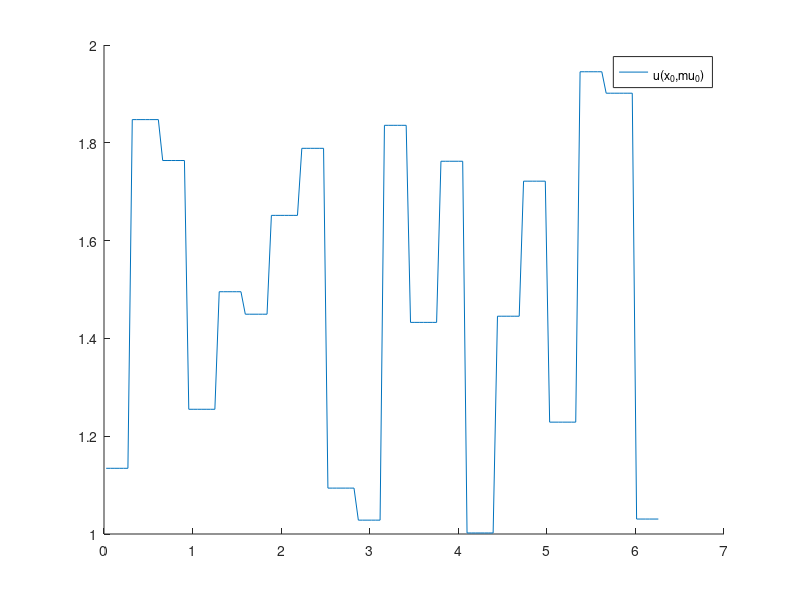
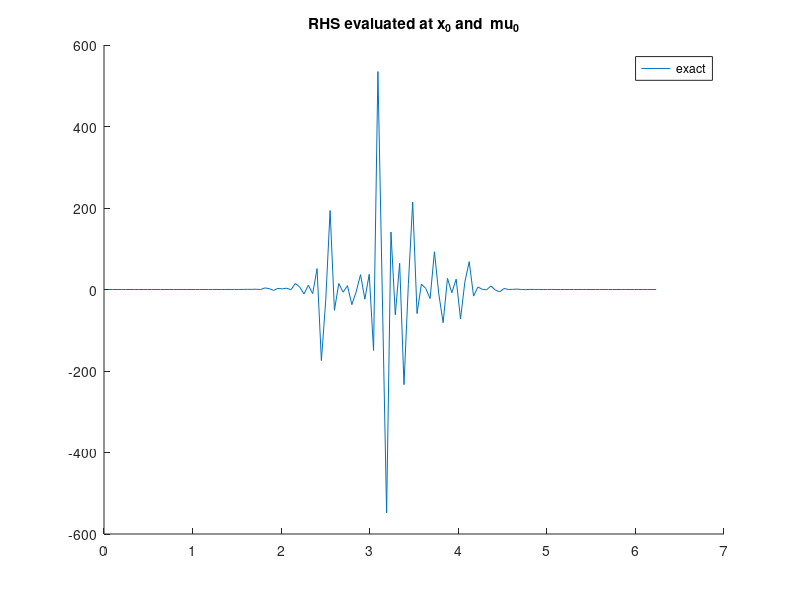
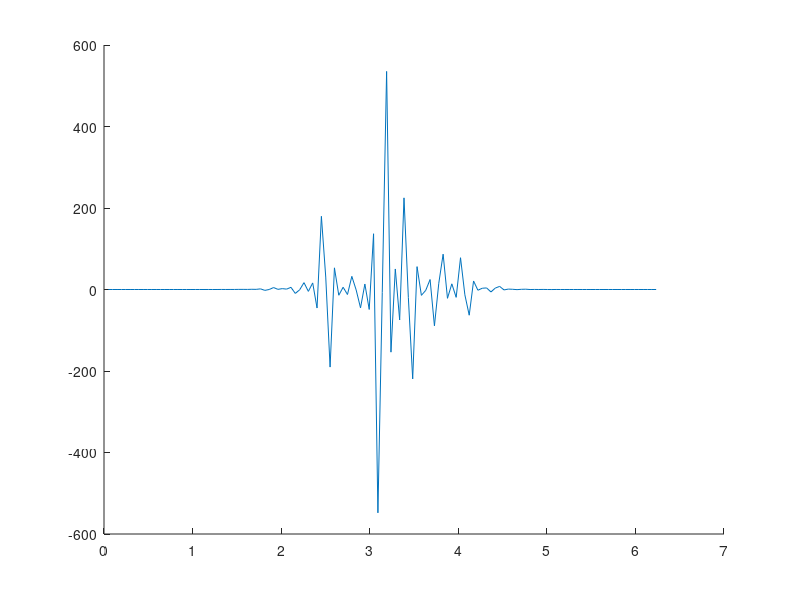

These charts were generated, in order, by the following MATLAB code: (Note: this script raises an error after producing the figures.)
clear all;
close all;

rng(1); % for reproducibility

addpath('source/');

N = 128;
% N = 16;
% N = 6;

    % monolithic = false
    monolithic = true


%% 1D heat equation with piecewise-constant conductivity as in https://epubs.siam.org/doi/epdf/10.1137/21M1452810, or rather https://arxiv.org/pdf/2502.10888


% Omega = [-1 1];
Omega = [0 2*pi];
xis = linspace(Omega(1),Omega(2),N+1)';
xis_in = xis(2:end-1);
dx = (Omega(2)-Omega(1))/N;

% d = 3; % dimension  of mu
d = 20;
mu0 = rand(d,1) + 1; % each entry between 1 and 2
A = 1/2*spdiags([ones(N,1) ones(N,1)],[0 1],N,N+1); % average in the N midpoints within N+1 points
% inds = ceil(eps+d*(xis'-Omega(1))/(Omega(2)-Omega(1)));
inds = ceil(eps+d*((A*xis)'-Omega(1))/(Omega(2)-Omega(1)));
% nuplus  = @(mu) mu(inds(2:end));
% numinus = @(mu) mu(inds(1:end-1));
% nu = @(x,mu) mu(ceil(eps+d*(xis'-Omega(1))/(Omega(2)-Omega(1)))); % x argument for compatibility
% nu = @(x,mu) [0;x;0].*mu(inds); % x argument for compatibility
% nu = @(x,mu) (A*[0;x;0]).*mu(inds); % x argument for compatibility
nu = @(x,mu) mu(inds); % x argument for compatibility
% nu = @(x,mu) mu(floor(eps+d*(xis'-Omega(1))/(Omega(2)-Omega(1)))); % x argument for compatibility
% x0 = -666*ones(size(xis));

% % k0 = @(xis,mu) exp(-(xis-mu).^2);
% % syms k0(xis_,mu);
% syms xis_ mu_;
% k0_(xis_,mu_) = exp(-.5*(xis_-mu_).^2);
% k0 = matlabFunction(k0_);
% nu = @(x,mu) k0(xis,mu).*x; % thermal conductivity 
% 
% x0 = -sin(pi/2*xis) + 1; % -> make intial condition satisfy BC
% x0 = -sin(pi/2*xis_in) + 1; % -> make intial condition satisfy BC
% % x0 = ones(size(xis)) ; % -> make intial condition satisfy BC
% mu0 = .3;
x0 = exp(-(xis_in-pi).^2).*sin(xis_in/2);

figure
hold on
% plot(xis,x0, "DisplayName","x_0")
% plot(xis,k0(xis,mu0), "DisplayName","k_0(\mu_0)")
% plot(xis,nu(x0,mu0), "DisplayName","\nu(x_0,\mu_0)")
plot(A*xis,nu(x0,mu0), "DisplayName","\nu(x_0,\mu_0)")
% plot(xis,numinus(mu0), "DisplayName","\nu(x_0,\mu_0)")
% plot(xis,nuplus(mu0), "DisplayName","\nu(x_0,\mu_0)")
% plot(xis,nu(mu0), "DisplayName","\nu(\mu_0)")
legend('show')

%%
dt = 1e-4;
% dt = 1e-4/10;
% dt = 0.008;
% dt = 0.001;
% t_end = 1;
% t_end = 100*dt;
t_end = 0.8;
% t_end = 10*dt;
nt = t_end/dt;

is = [2];
% is = [1];
I = speye(N);

%% finite elements discretization with homogeneous Dirichlet boundary conditions
%% --> due to Dirichlet BC only N-1 DoFs
N1 = N-1;
% xis1 = linspace(Omega(1),Omega(2),N)';
% dx = (Omega(2)-Omega(1))/N;

% damping matrix
C = 1/6*dx*spdiags([ones(N,1) 4*ones(N,1) ones(N,1)],[-1 0 1],N1,N1);
% stiffness matrix
% B = 1/dx*spdiags([-ones(N,1) 2*ones(N,1) ones(N,1)],[-1 0 1],N,N);
% B = @(mu) -1/dx*spdiags([-numinus(mu) numinus(mu)+nuplus(mu) -nuplus(mu)],[-1 0 1],N1,N1);
I = speye(N);
Iplus = I(2:end,:);
Iminus = I(1:end-1,:);
% B = @(x,mu) -1/dx*spdiags([-Iminus*nu(x,mu) (Iminus+Iplus)*nu(x,mu) -Iplus*nu(x,mu)],[-1 0 1],N1,N1);
B = @(x,mu) -1/dx*spdiags([-Iminus*nu([],mu) (Iminus+Iplus)*nu([],mu) -Iplus*nu([],mu)],[-1 0 1],N1,N1);

% F1_exact = @(x,mu) C\B*(nu([],mu).*x);
% F1_exact = @(x,mu) C\(B(x,mu)*x);

% F2_exact = @(x1,x2,mu) C\(B(x1,mu)*x2);
F2_exact = @(x1,x2,mu) C\(B([],mu)*(x1.*x2));
% F2_exact = @(x1,x2,mu) C\(B(x0,mu)*x2);
F2X_exact = @(X,mu) F2_exact(X(:,1),X(:,2),mu); % enable storing variables in one matrix
F2X = @(X,mu) F2X_exact(X,mu);

% D = spdiags([-ones(N,1) ones(N,1)], [-1 1],N,N); % first-order central finite difference
% D(1,1) = -1; D(end,end) = 1; % homogeneous Neumann BC
% D = D/(2*dx);
% D1 = D;

% F1 = @(x,theta) 0;
% F1_exact = @(x) D1*(nu(x,k0(mu)).*(D1*x));

% F2_exact = @(x1,x2,mu) D1*(nu(x1,mu).*(D1*x2));
% F2X_exact = @(X,mu) F2_exact(X(:,1),X(:,2),mu); % enable storing variables in one matrix

% Q: are boundary conditions in D1 correct like this?

% definition for k0 approximations
% F2_k = @(x1,x2,k,mu) D1*((k(xis,mu).*x1).*(D1*x2));
% F2_k = @(x1,x2,k) D1*((k.*x1).*(D1*x2));
% F2X_k = @(X,k) F2_k(X(1,:),X(2,:),k,mu0);

% % s_max = N;
% s_max = 18;
% % s_max = 6;
% % s_max = 1;
% % s_max = 1;
% % s_max = 30;
% % s_max = 21;
% mus = linspace(-1,1,s_max);
% mus = flip(mus)
% % mus = mu0

s_max = d;
mus = ones(d,d) + eye(d);

%% 1) simple setting: fixed mu
% F2 = @(x1,x2,theta) F2_exact(x1,x2,mu0);
% F2X = @(X,theta) F2(X(:,1),X(:,2),theta);  % enable storing variables in one matrix
% f = @(x,u,mu) F2(x,x);
% 
% mus = mu0;
% s= 1;
% qH = 1;
% Theta_H = 1;
% Thetas{1} = Theta_H;

%% 2) general setting: arbitrary qH

% k1_ = diff(k0_,xis_);
% % k1 = matlabFunction(k1_);
% k1 = eval(k1_(xis,mu0));

qH = s_max;
s = qH;
% mus = (0:s-1)+mu0;
% mus = linspace(-1,1,s);
% % % theta_H = @(mu) (mu'-mu0).^(0:s-1);
theta_H = @(mu) mu';

Theta_H = theta_H(mus(1:s));
Thetas{1} = Theta_H;

% F2 = @(x1,x2,theta) sum(theta'.*[F2_k(x1,x2,k0(xis,mu0)) F2_k(x1,x2,k1)],2);
% [F2,kps,k_sum] = F2_taylor_approx(k0_,mu_,qH,F2_k,xis,mu0);
% F2 = F2_exact;
% F2X = @(X,theta) F2(X(:,1),X(:,2),theta); % enable storing variables in one matrix

%% some plots 
figure
hold on
% plot(xis_in,F1_exact(x0,mu0), "DisplayName","exact")
% plot(xis,F2_exact(x0,x0,mu0), "DisplayName","exact")
plot(xis_in,F2_exact(x0,x0,mu0), "DisplayName","exact")
% plot(xis,F2X([x0,x0],theta_H(mu0)),'--',"DisplayName","Taylor approx "+qH)
title("RHS evaluated at x_0 and  \mu_0")
legend("show")

% mu1 = -1;
mu1 = 2 - mu0 + 1; 
% mu1 = -mu0;
figure
hold on
% plot(xis,F2_exact(x0,x0,mu1), "DisplayName","exact")
plot(xis_in,F2_exact(x0,x0,mu1), "DisplayName","exact")
% plot(xis_in,F1_exact(x0,mu1), "DisplayName","exact")
% plot(xis,F2X([x0,x0],theta_H(mu1)),'--',"DisplayName","Taylor approx "+qH)
title("RHS evaluated at x_0 and \mu="+ num2str(mu1))
legend("show")

%%

% f = @(x,u,mu) F2(x,x,theta_H(mu)); % previously used

f = @(x,u,mu) F2_exact(x,x,mu);
% f = @(x,u,mu) F1_exact(x,mu);
% F2_exact = @(x1,x2,mu) D1*(nu(x1,mu).*(D1*x2));


%%

Nu = 0; % input signal dimension

%% generate ROM basis construction data
% s_b = 5;
% s_b = d;


% X0s = 10*[-sin(pi/2*xs)' sin(3*pi/2*xs)']; % -> make intial condition satisfy BC
% x0 = -sin(pi/2*xis); % -> make intial condition satisfy BC
% mus_b = mus; % so far used
% mus_b = linspace(-1,1,s_b);
% mus_b = mus;
mus_b = rand(d,5) + 1; % each entry between 1 and 2
s_b = 5;

X_b = zeros(N1,nt+1,s_b);
U_b = zeros(Nu,nt+1,s_b); 

for k = 1:s_b
    mu = mus_b(:,k);
    X_b(:,:,k) = simulate(x0,dt,nt,@(x) single_step(x,0,dt,f,mu));
end

%% construct ROM basis via POD
[V,S,~] = svd(X_b(:,:),'econ');
n = 30;
% n = 6;
% n = 16;
% n = N1;
% n = N;
% n = s_max;
% fac = 12;
% fac = 1;
% n = fac*s_max;

Vn = V(:,1:n);
% Vn = eye(n);

%% singular value decay
figure
semilogy(diag(S)/S(1,1))
title("singular value decay")

%% plot POD modes
figure; hold on
for i = 1:n
% for i = n:n
    plot(Vn(:,i))
end

%% state plots
k = 1;
figure
plot(xis_in,X_b(:,1,k))
hold on
plot(xis_in,X_b(:,2,k))
plot(xis_in,X_b(:,3,k))
plot(xis_in,X_b(:,5,k))
plot(xis_in,X_b(:,10,k))
plot(xis_in,X_b(:,50,k))
plot(xis_in,X_b(:,100,k))
plot(xis_in,X_b(:,end,k))

%% plot end states
figure
hold on
for k = 1:s_b
    plot(xis_in,X_b(:,end,k))
end


%% opinf on ROM basis snapshot data
% tX_b = Vn'*X_b;
tX_b = pagemtimes(Vn',X_b);
tX_b1 = tX_b(:,1:end-1,:);
tX_b2 = tX_b(:,2:end,:);
dot_tX_b = (tX_b2-tX_b1)/dt;

[O,A_inds,B_inds,condD] = p_opinf(dot_tX_b,tX_b1,[],is,Thetas,true);
sota.O = O;
sota.condsD = condD;

%% construct intrusive operators

%% linear
% qA = d;
% tA1s = precompute_rom_operator_param(F1_exact,Vn,1,qA);
% % 
% intr.O = tA1s(:,:);
% intr.Os = tA1s;
% 
% Omu0 = precompute_rom_operator(@(X) F1_exact(X,mu0),Vn,1);
% Omu1 = precompute_rom_operator(@(X) F1_exact(X,mu1),Vn,1);
% 
% tA2s = tA1s; % botch to avoid chaning all names

%% quadratic

% Jn2 = power2kron(n,2);
% tA2 = precompute_rom_operator(F2X,Vn,2)*Jn2;

% tA2s = precompute_rom_operator_param(@(X,theta) F2X(X),Vn,2,qH);
tA2s = precompute_rom_operator_param(@(X,theta) F2X(X,theta),Vn,2,qH);
% tA2s = precompute_rom_operator_param(@(X,theta) F2X(X,theta),Vn,2,s_max);

intr.O = tA2s(:,:);
intr.Os = tA2s;

Jn2 = power2kron(n,2);
Omu0 = precompute_rom_operator(@(X) F2X_exact(X,mu0),Vn,2)*Jn2;
Omu1 = precompute_rom_operator(@(X) F2X_exact(X,mu1),Vn,2)*Jn2;

% tA2_2= Vn'*C*kron(Vn,Vn)*Jn2;
% norm(tA2-tA2_2)

%% generate rank-sufficient snapshot data
tX0_pure = rank_suff_basis(n,is);
U0_pure = [];
XU = blkdiag(U0_pure,tX0_pure);
tX0 = XU(Nu+1:end,:);
U0 = XU(1:Nu,:);

% tX0 = rank_suff_basis(n,is);
% U0 = [];

nf = size(tX0,2);
tX1 = zeros(n,nf,s_max);

% compute time step estimate (3.10)
dt1 = dt_estimate(X_b(:,:,1),U_b(:,:,1),Vn(:,1),dt,is); % internally computes derivatives, so we cannot concatenate trajectories

for k =1:s_max
    mu = mus(:,k);
    for i = 1:nf
        tX1(:,i,k) = Vn'*single_step(Vn*tX0(:,i),U0(:,i),dt1,f,mu);
    end
end

dot_tX = (tX1-tX0)/dt1;

%%
ns = 1:n;
ss = 1:s_max;
% ns = fac*(1:s_max);
% ns = n;
nn = numel(ns);

B_errors = zeros(nn,1);
A1_errors = zeros(nn,1);
% A2_errors = zeros(nn,1);

deco.O_errors = zeros(nn,1);
deco.condsD = zeros(nn,s);

mono.O_errors = zeros(nn,1);
mono.condsD = zeros(nn,1);

deco.Omu0errors = zeros(nn,1);
deco.Omu1errors = zeros(nn,1);

mono.Omu0errors = zeros(nn,1);
mono.Omu1errors = zeros(nn,1);

%% compute ROM state error
Xmu0_FOM = simulate(x0,dt,nt,@(x) single_step(x,0,dt,f,mu0));
Xmu1_FOM = simulate(x0,dt,nt,@(x) single_step(x,0,dt,f,mu1));

deco.ROMerror_mu0 = zeros(nn,1);
deco.ROMerror_mu1 = zeros(nn,1);

mono.ROMerror_mu0 = zeros(nn,1);
mono.ROMerror_mu1 = zeros(nn,1);

% figure(7)
% hold on
% figure(8)
% hold on
%%

n_is__ = n_is(n,is);

for j = 1:nn
    n_ = ns(j);
    % n_ = 4;
    % n_ = s_max; % botch
    %% NEW: changing s
    % s = n_;
    % s = 1;
    s = qH;
    % s = ns(j); % botch
    % s = ss(j); % botch
    % theta_H = @(mu) (mu'-mu0).^(0:s-1);
    theta_H = @(mu) mu';

    Theta_H = theta_H(mus(:,1:s));
    Thetas{1} = Theta_H;
    %%
    n_is_ = n_is(n_,is);
    nf_ = sum(n_is_)+Nu;

    % ks = [1:Nu+n_is_(1), Nu+n_is__(1)+1:Nu+n_is__(1)+n_is_(2)];
    ks = [1:Nu+n_is_(1)];

    tX0_ = tX0(1:n_,ks);
    dot_tX_ = dot_tX(1:n_,ks,1:s);
    U0_ = U0(:,ks);

    hA2s_ = zeros(n_,n_is_,s);
    tA2s_ = zeros(n_,n_is_,s);

    %% monolithic construction
    if monolithic
        tX = repmat(full(tX0_),1,1,s);
        [O,A_inds,B_inds,condD] = p_opinf(dot_tX_,tX,U0_,is,Thetas,true);
        mono.O = O;
        mono.condsD(j) = condD;
    end

    for k =1:s
        dot_tX_ = dot_tX(1:n_,ks,k);

        [O,A_inds,B_inds,condD] = opinf(dot_tX_,tX0_,U0_,is,true);
        % hA1_ = O(:,A_inds(1,1):A_inds(1,2));
        hA2_ = O(:,A_inds(1,1):A_inds(1,2));
        % hA2_ = O(:,A_inds(2,1):A_inds(2,2));
        hB_ = O(:,B_inds(1,1):B_inds(1,2));

        % tB_ = tB(1:n_,:);
        % tA1_ = tA1s(1:n_,1:n_is_(1),k);
        tA2_ = tA2s(1:n_,1:n_is_(1),k);
        % tA2_ = tA2(1:n_,1:n_is_(2));

        % tO_ = [tA1_ tA2_];
        tO_ = [tA2_];
        % O_errors(j,k) = norm(O-tO_,"fro")/norm(tO_,"fro");

        deco.condsD(j,k) = condD;

        hA2s_(:,:,k) = hA2_;
        tA2s_(:,:,k) = tA2_;
    end

    % deco.O = hA2s_(:,:)*kron(inv(Theta_H),eye(n_is_))';
    deco.O = hA2s_(:,:)/kron((Theta_H),eye(n_is_))';
    % O_errors(j) = norm(tA1s_(:,:)-hA1s_,"fro")/norm(tO_,"fro");
    deco.O_errors(j) = norm(tA2s_(:,:)-deco.O,"fro")/norm(tA2s_(:,:), "fro");
    if monolithic
        mono.O_errors(j) = norm(tA2s_(:,:)-mono.O,"fro")/norm(tA2s_(:,:), "fro");
    end

    deco.Os = reshape(deco.O,[n_, n_is_(1), s]);
    
    Omu1_ = Omu1(1:n_,1:n_is_(1));
    deco.Omu1errors(j) = norm(affine_op(deco.Os,theta_H(mu1))-Omu1_,"fro")/norm(Omu1,"fro");
    Omu0_ = Omu0(1:n_,1:n_is_(1));
    deco.Omu0errors(j) = norm(affine_op(deco.Os,theta_H(mu0))-Omu0_,"fro")/norm(Omu0,"fro");
    if monolithic
        mono.Os = reshape(mono.O,[n_, n_is_(1), s]);
        mono.Omu1errors(j) = norm(affine_op(mono.Os,theta_H(mu1))-Omu1_,"fro")/norm(Omu1,"fro");
        mono.Omu0errors(j) = norm(affine_op(mono.Os,theta_H(mu0))-Omu0_,"fro")/norm(Omu0,"fro");
    end

    %% compute ROM state error
    % Xmu0_FOM = simulate(x0,dt,nt,@(x) single_step(x,0,dt,f,mu0));
    % Xmu1_FOM = simulate(x0,dt,nt,@(x) single_step(x,0,dt,f,mu0));

    In_2 = kron2power(n_,2);
    % ROMmu0_step = @(x) x+ dt*Omu0_*In_2*kron(x,x);
    deco.Omu0_ = affine_op(deco.Os,theta_H(mu0));
    deco.ROMmu0_step = @(x) x+ dt*deco.Omu0_*In_2*kron(x,x);
    % deco.ROMmu0_step = @(x) x+ dt*deco.Omu0_*x; % linear
    % ROMmu1_step = @(x) x+ dt*Omu1_*In_2*kron(x,x);
    deco.Omu1_ = affine_op(deco.Os,theta_H(mu1));
    deco.ROMmu1_step = @(x) x+ dt*deco.Omu1_*In_2*kron(x,x);
    % deco.ROMmu1_step = @(x) x+ dt*deco.Omu1_*x; % linear

    Vn_ = Vn(:,1:n_);
    deco.Xmu0 = simulate(Vn_'*x0,dt,nt,deco.ROMmu0_step);
    deco.Xmu1 = simulate(Vn_'*x0,dt,nt,deco.ROMmu1_step);

    deco.ROMerror_mu0(j) = sum(vecwise_2norm(Xmu0_FOM - Vn_*deco.Xmu0))/sum(vecwise_2norm(Xmu0_FOM));
    deco.ROMerror_mu1(j) = sum(vecwise_2norm(Xmu1_FOM - Vn_*deco.Xmu1))/sum(vecwise_2norm(Xmu1_FOM));
     
    if monolithic
        % ROMmu0_step = @(x) x+ dt*Omu0_*In_2*kron(x,x);
        mono.Omu0_ = affine_op(mono.Os,theta_H(mu0));
        mono.ROMmu0_step = @(x) x+ dt*mono.Omu0_*In_2*kron(x,x);
        % mono.ROMmu0_step = @(x) x+ dt*mono.Omu0_*x; % linear
        % ROMmu1_step = @(x) x+ dt*Omu1_*In_2*kron(x,x);
        mono.Omu1_ = affine_op(mono.Os,theta_H(mu1));
        mono.ROMmu1_step = @(x) x+ dt*mono.Omu1_*In_2*kron(x,x);
        % mono.ROMmu1_step = @(x) x+ dt*mono.Omu1_*x;

        Vn_ = Vn(:,1:n_);
        mono.Xmu0 = simulate(Vn_'*x0,dt,nt,mono.ROMmu0_step);
        mono.Xmu1 = simulate(Vn_'*x0,dt,nt,mono.ROMmu1_step);

        mono.ROMerror_mu0(j) = sum(vecwise_2norm(Xmu0_FOM - Vn_*mono.Xmu0))/sum(vecwise_2norm(Xmu0_FOM));
        mono.ROMerror_mu1(j) = sum(vecwise_2norm(Xmu1_FOM - Vn_*mono.Xmu1))/sum(vecwise_2norm(Xmu1_FOM));
    end

    % ts = 0:dt:t_end;
    % figure(7)
    % semilogy(ts,ROMerror_mu0,'DisplayName',"n=" +num2str(n_))
    % figure(8)
    % semilogy(ts,ROMerror_mu1,'DisplayName',"n=" +num2str(n_))
end

% figure(7)
% ylabel("ROM state error")
% xlabel("time")
% set(gca, 'YScale', 'log')
% grid on
% legend("show")
% title("\mu_0")
% 
% figure(8)
% ylabel("ROM state error")
% xlabel("time")
% set(gca, 'YScale', 'log')
% grid on
% legend("show")
% title("\mu_1")

figure
hold on
semilogy(ns,sum(deco.O_errors,2)/qH,'x-', 'LineWidth', 2,'DisplayName',"decoupled")
if monolithic
    semilogy(ns,sum(mono.O_errors,2)/qH,'+--', 'LineWidth', 2,'DisplayName',"monolithic")
end
ylabel("operator error")
xlabel("ROM dimension")
set(gca, 'YScale', 'log')
grid on
legend("show","Location","southeast")
% title("compares against Taylor approximation!")
box on
savefig("figures_piecewise/operator_errors.fig")
exportgraphics(gcf,"figures_piecewise/operator_errors.pdf")


figure
hold on
if monolithic
    semilogy(ns,mono.condsD,'x-', 'LineWidth', 2,'DisplayName',"monolithic")
end
semilogy(ns,sum(deco.condsD,2)/s,'x-', 'LineWidth', 2,'DisplayName',"decoupled")
% semilogy(n,sota.condsD, 'x-', 'LineWidth', 2,'DisplayName',"state of the art")
ylabel("condition number")
xlabel("ROM dimension")
set(gca, 'YScale', 'log')
grid on
legend("show","Location","east")
% ylim([.8 30])
box on
savefig("figures_piecewise/condition_numbers.fig")
exportgraphics(gcf,"figures_piecewise/condition_numbers.pdf")


figure
hold on
semilogy(ns,deco.Omu0errors,'x-','DisplayName',"\mu_0 decoupled")
semilogy(ns,deco.Omu1errors,'x-','DisplayName',"\mu_1 decoupled")
if monolithic
    semilogy(ns,mono.Omu0errors,'+--','DisplayName',"\mu_0 monolithic")
    semilogy(ns,mono.Omu1errors,'+--','DisplayName',"\mu_1 monolithic")
end
ylabel("operator error")
xlabel("ROM dimension")
set(gca, 'YScale', 'log')
grid on
legend("show","Location","southeast")
% title("compares against exact Gaussian!")
box on
savefig("figures_piecewise/operator_errors_evaluated.fig")
exportgraphics(gcf,"figures_piecewise/operator_errors_evaluated.pdf")

figure
hold on
semilogy(ns,deco.ROMerror_mu0,'x-','DisplayName',"\mu_0 decoupled")
semilogy(ns,deco.ROMerror_mu1,'x-','DisplayName',"\mu_1 decoupled")
if monolithic
    semilogy(ns,mono.ROMerror_mu0,'+--','DisplayName',"\mu_0 monolithic")
    semilogy(ns,mono.ROMerror_mu1,'+--','DisplayName',"\mu_1 monolithic")
end
ylabel("average ROM state error")
xlabel("increasing dimension")
set(gca, 'YScale', 'log')
grid on
legend("show")
% title("ROM dim and Taylor dim increasing")
% title("ROM dim increasing, Taylor dim = "+num2str(s))
% title("ROM dim =" + num2str(n_) + ", Taylor dim increasing")
box on
savefig("figures_piecewise/rom_state_errors.fig")
exportgraphics(gcf,"figures_piecewise/rom_state_errors.pdf")


%% visualize singular values
% figure; semilogy(diag(S),'o-')
% hold on

% save("data/data_burgers","O_errors","condsD");


%% FOM solver running for one time step
function x_1 = single_step(x_0,u_0,dt,f,mu)
    x_1 = x_0 + dt*f(x_0,u_0,mu);
end
